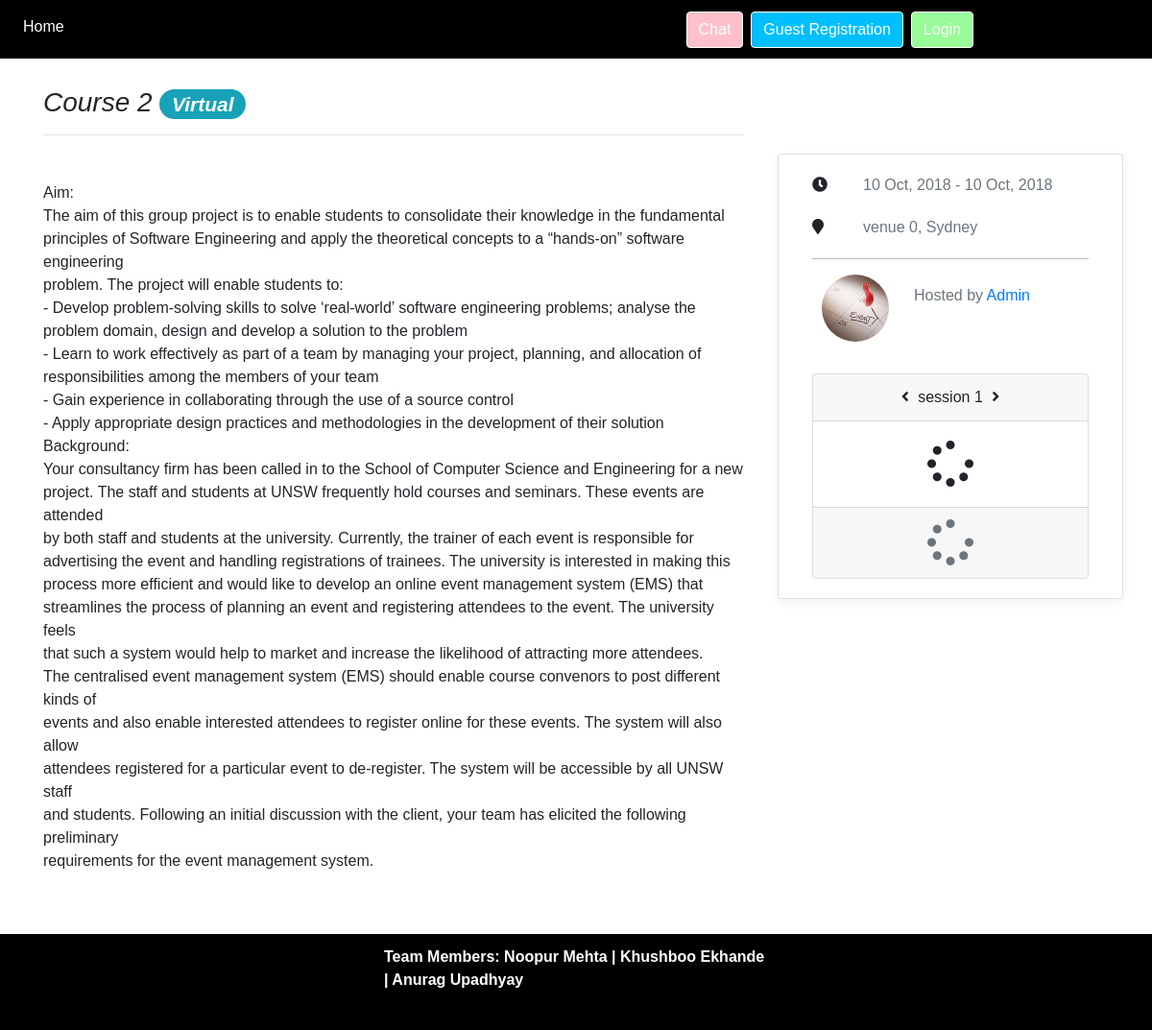
Before: /event/8 with the older database file.
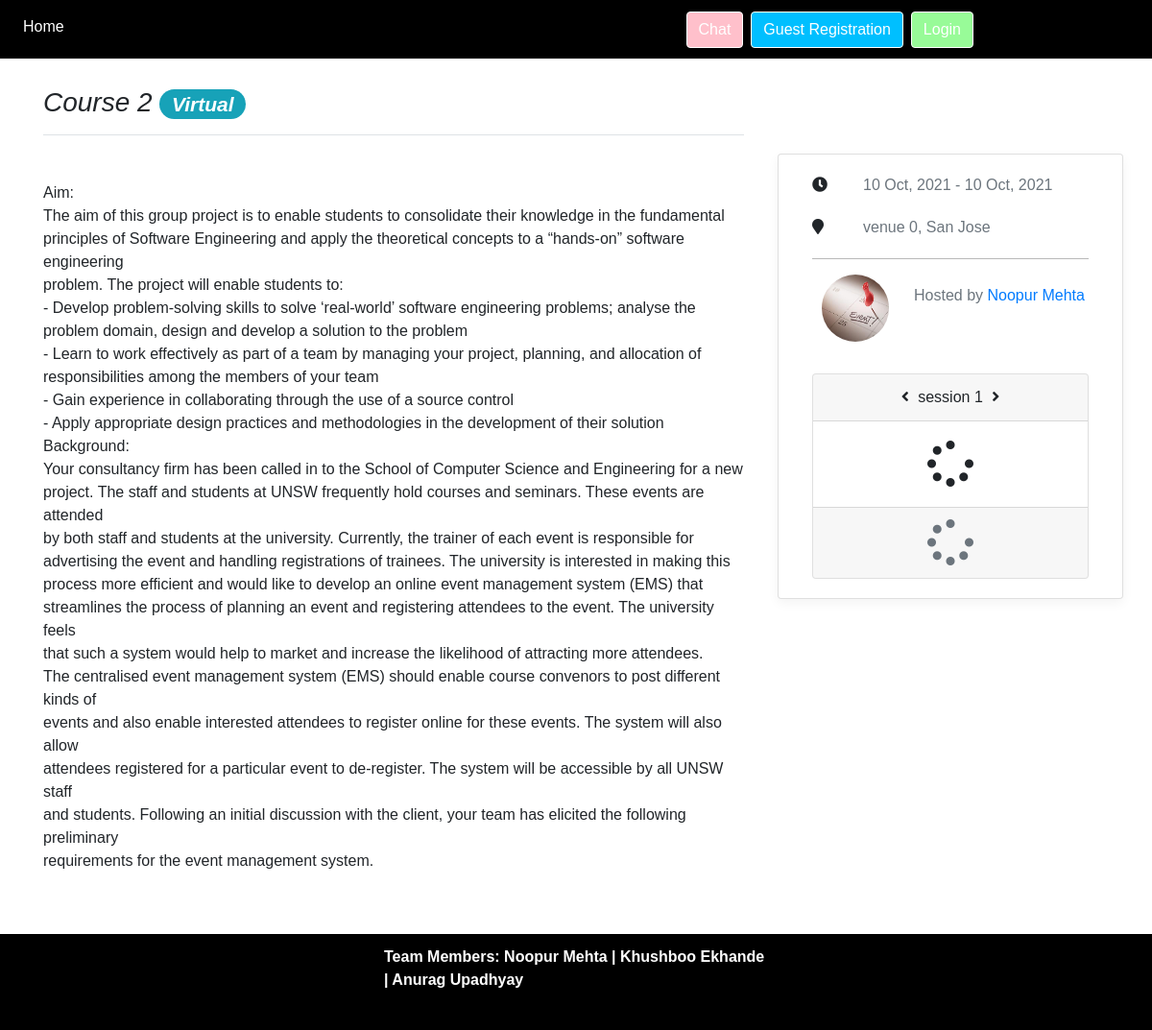
After: the same page with the newer database file.
### model/Event.py (models this page shows, shortened)
class Event(db.Model):
    id = db.Column(db.Integer, primary_key=True)
    name = db.Column(db.String(80), nullable=False)
    description = db.Column(db.Text, nullable=False)
    status = db.Column(db.Integer, nullable=False, default=0)
    start_time = db.Column(db.DateTime, nullable=False)
    end_time = db.Column(db.DateTime, nullable=False)
    convenor_id = db.Column(db.Integer, db.ForeignKey('user.id'), nullable=False)
    convenor = db.relationship('User', backref = db.backref('convenor_events', lazy=True))
    discriminator = db.Column('type', db.String(50))
    __mapper_args__ = {'polymorphic_on': discriminator}
    """
        unpacks the form into a event array and a generator for each session
    """

### model/Venue.py (models this page shows, shortened)
class Venue(db.Model):
    id = db.Column(db.Integer, primary_key=True)
    name = db.Column(db.String(80), nullable=False)
    location = db.Column(db.String(80), nullable=False)

### model/User.py (models this page shows, shortened)
class User(UserMixin, db.Model):
	id = db.Column(db.String(80), primary_key=True)
	name = db.Column(db.String(80), nullable=False)
	password = db.Column(db.String(80), nullable=False)
	email = db.Column(db.String(80), nullable=False)
	discriminator = db.Column('role', db.String(50))
	secret_token = db.Column(db.String(80), nullable=True, default='')
	__mapper_args__ = {'polymorphic_on': discriminator}
	attended_sessions = db.relationship('Session', secondary="attendance")
	password_attempt = db.Column(db.Integer, default=0)

class Staff(User):
	__mapper_args__ = {'polymorphic_identity': 'trainer'}

### routes.py (the view)
@app.route('/event/<event_id>', methods=['GET'])
def event(event_id):
	event = ems.get_event_by_id(event_id)
	if event == None:
		return redirect(url_for('index'))
	return render_template('event.html', event=event, session_idx=1, current_user=current_user)

### app.py (called while the page is built)
def is_seminar_event(e):
	return isinstance(e, SeminarEvent)

def is_course_event(e):
	return isinstance(e, CourseEvent)

def is_convenor(e):
	return e == current_user

def get_images(e):
	try:
		files = os.listdir('''./static/photos/%d/''' % e)
	except FileNotFoundError as err:
		return []
	srcs = []
	for f in files:
		srcs.append('''photos/%d/%s''' % (e,f))
	return srcs

def get_date_string(e):
	return e.strftime("%d %b, %Y")

### model/EMS.py (called while the page is built)
	def get_event_by_id(self, event_id):
		return self._events.query.filter_by(id=event_id).first()

### static/templates/components/event_detail/event.html (shortened to what this page needs)
{% extends "base.html" %}
{% block content %}
<div class="container event-container">
	<div class="row">
		<div class="col-md-8 event_main">
			<h3 class="pb-3 mb-4 font-italic border-bottom">
      	{{event.name}}
        {% if event is CourseEvent %}
        <span class="badge badge-pill badge-info">Virtual</span>
        {% endif %}
    	</h3>
      <div class="event-description">
        {{event.description}}
      </div>
		</div>
		<div class="col-md-4">
			{% include "event_sidebar.html" %}
		</div>
	</div>
</div>
{% endblock %}

### static/templates/components/event_detail/event_sidebar.html (shortened to what this page needs)
<div class="event_sidebar sticky-top">
	<div class="row">
		<div class="col card flex-md-row mb-4 box-shadow h-md-250">
			<div class="card-body d-flex flex-column align-items-start">
				<div class="event_sidebar_basic" style="width: 100%">
					<div class="row mb-3">
						<div class="col-md-2">
							<i class="fas fa-clock"></i>
						</div>
						<div class="col-md-10">
							<div class="mb-1 text-muted">{{event.start_time | DateString}} - {{event.end_time | DateString }}</div>
						</div>
					</div>
					<div class="row">
						<div class="col-md-2">
							<i class="fas fa-map-marker"></i>
						</div>
						<div class="col-md-10">
							{% if event is CourseEvent %}
							<div class="mb-1 text-muted">{{event.event_sessions[0].venue.name}}, {{event.event_sessions[0].venue.location}}</div>
							{% else %}
							<div class="mb-1 text-muted">Multiple Locations</div>
							{% endif %}
						</div>
					</div>
				</div>
				<hr style="width: 100%; color: grey; height: 0.3px; background-color:grey; opacity: 0.5" />
				<div class="event_sidebar_convenor" style="width: 100%">
					<div class="row">
						<div class="col-md-4">
							<img src={{ url_for('static', filename='img/thumbnail_default.jpg') }} alt="..." class="rounded-circle" height="70" width="70" style="margin-left: 10px;">
						</div>
						<div class="col-md-8" style="padding-top: 10px;">
							<div class="row">
								<div class="col">
									<span class="text-muted">
										Hosted by
									</span>
									<a href='#'>{{event.convenor.name}}</a>
								</div>
							</div>
						</div>
					</div>
				</div>
				<div class="event_sidebar_sessions" style="width: 100%">
					<div class="card text-center">
						<div class="card-header">
					    <i id="prev-session" class="fas fa-angle-left" style="padding-right: 5px; cursor: pointer;"></i>
					    <span id="session_idx">session {{session_idx}}</span>
					    <i id="next-session" class="fas fa-angle-right" style="padding-left: 5px; cursor: pointer;"></i>
					  </div>
					  <div class="card-body">
					  	<div id="event_session">
								<i class="fa fa-spinner fa-spin" style="font-size:48px"></i>
							</div>
						</div>
						<div id="attend_button" class="card-footer text-muted">
							<i class="fa fa-spinner fa-spin" style="font-size:48px"></i>
						</div>
					</div>
				</div>
			</div>
		</div>
	</div>
</div>

Changed rows visible on the page:
removed Staff: convenor.name "Admin"
changed Event "Course 2": start_time|DateString "10 Oct, 2018" → "10 Oct, 2021"; end_time|DateString "10 Oct, 2018" → "10 Oct, 2021"
changed Venue "venue 0": location "Sydney" → "San Jose"
added Staff: convenor.name "Noopur Mehta"
